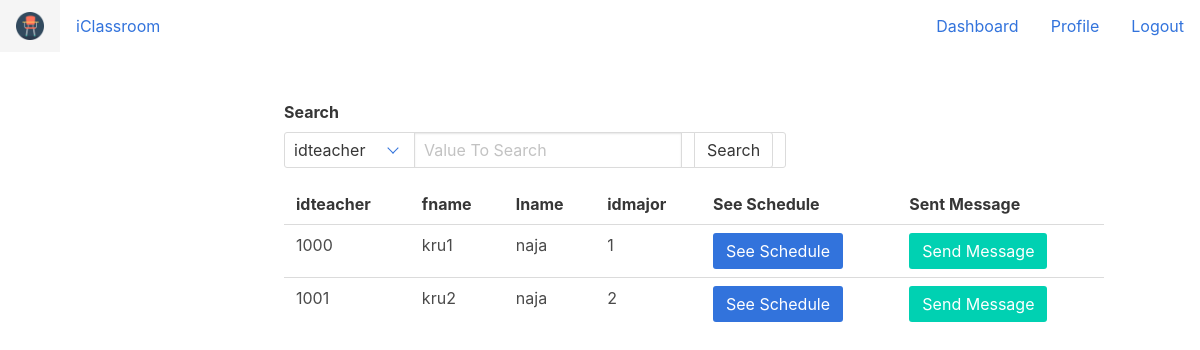
/stafflist.php, run on an earlier commit of the app's database.
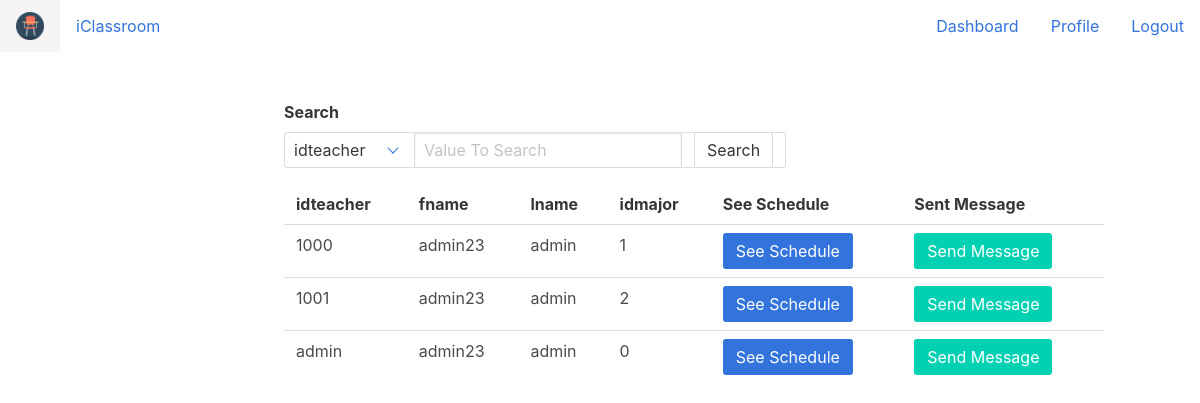
And on a later commit of the database.
### tables this page shows
CREATE TABLE `teacher` (
  `idteacher` varchar(20) NOT NULL,
  `personalid` varchar(20) NOT NULL,
  `fname` varchar(30) NOT NULL,
  `lname` varchar(30) NOT NULL,
  `idmajor` int(11) NOT NULL
);

### stafflist.php (the view, shortened to what this page needs)
<?php
  require_once('components.php');
  require_once('connect.php');
?>
<!DOCTYPE html>
<html>
<head>
 <link rel="stylesheet" href="css/font-awesome-4.7-1.0/css/font-awesome.min.css">
 <link rel="stylesheet" href="css/bulma.min.css">
</head>
<body>
  <?php if (isset($_SESSION['user']['idstudent'])): ?>
    <?php navbar(); ?>
  <?php else: ?>
    <?php navbar_t(); ?>
  <?php endif; ?>
  <section class="section">
    <div class="container">
      <div class="columns">
        <div class="column is-2">
        </div>
        <div class="column is-centered content">
          <form class="" action="stafflist.php" method="post">
            <label class="label">Search</label>
            <div class="field has-addons">
              <p class="control">
                <span class="select">
                  <select name="column">
                    <?php
                    $q = "SELECT * FROM teacher;";
                    $result = $mysqli->query($q);
                    $row = $result->fetch_assoc();
                    foreach ($row as $key => $value) {
                      echo "<option>".$key."</option>";
                    }
                     ?>
                  </select>
                </span>
              </p>
              <p class="control">
                <input class="input" type="text" placeholder="Value To Search" name="searchentry">
              </p>
              <p class="control">
                <a class="button">
                 <input type="submit" name="" value="Search" class="button">
                </a>
              </p>
            </div>
          </form>
          <?php if (isset($_POST['searchentry'])): ?>
            <table>
              <?php
              $q = "SELECT * FROM teacher WHERE ".$_POST['column']." = '".$_POST['searchentry']."';";
              $result = $mysqli->query($q);
              $i = 0;
              while ($row = $result->fetch_assoc()) {
                if($i == 0){
                  echo "<tr>";
                  foreach ($row as $key => $value) {
                    if($key == 'personalid'){
                    }else{
                      echo "<th>".$key."</th>";
                    }
                  }
                  echo "<th>See Schedule</th>
                  <th>Sent Message</th>";
                  echo "</tr>";
                }
                echo "<tr>";
                foreach ($row as $key => $value) {
                  if($key == 'personalid'){
                  }else{
                    echo "<td>".$value."</td>";
                  }
                }
                echo "</td><td><a href='otimetable.php?id=".$row['idteacher']."' class='button is-link'>See Schedule</a></td><td><a href='mailbox.php?tab=create&id=".$row['idteacher']."' class='button is-primary'>Send Message</a></td></tr>";
                echo "</tr>";
                $i+=1;
              }
               ?>
            </table>
          <?php else: ?>
            <table>
              <?php
              $q = "SELECT * FROM teacher;";
              $result = $mysqli->query($q);
              $i = 0;
              while ($row = $result->fetch_assoc()) {
                if($i == 0){
                  echo "<tr>";
                  foreach ($row as $key => $value) {
                    if($key == 'personalid'){
                    }else{
                      echo "<th>".$key."</th>";
                    }
                  }
                  echo "<th>See Schedule</th>
                  <th>Sent Message</th>";
                  echo "</tr>";
                }
                echo "<tr>";
                foreach ($row as $key => $value) {
                  if($key == 'personalid'){
                  }else{
                    echo "<td>".$value."</td>";
                  }
                }
                echo "</td><td><a href='otimetable.php?id=".$row['idteacher']."' class='button is-link'>See Schedule</a></td><td><a href='mailbox.php?tab=create&id=".$row['idteacher']."' class='button is-primary'>Send Message</a></td>";
                echo "</tr>";
                $i+=1;
              }
               ?>
            </table>
          <?php endif; ?>
        </div>
      </div>
    </div>
  </section>
</body>
</html>

What changed in the data, as far as the page shows it:
added teacher: idteacher "admin", fname "admin23", lname "admin", idmajor "0"
Also different on the page:
new list line: "admin23"
new list line: "admin"
list line gone: "kru1"
list line gone: "naja"
list line gone: "kru2"
